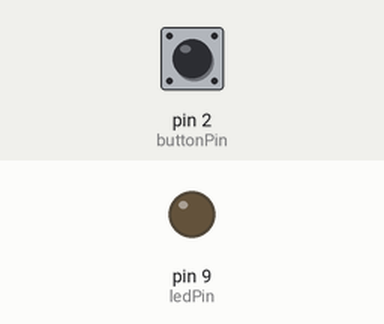
Recording of a sketch running on a simulated Arduino Uno, built with avr-gcc and run on an emulated ATmega328P. On the bench: output pins drawn as LEDs (lit = HIGH). The inputs (shaded band) are chosen by the test bench; at power-on: pin 2 (buttonPin) LOW.

Above: at 1.2 s.
1.3 s: pin 2 (buttonPin) pulled HIGH for 0.15 s
At 2.2 s:
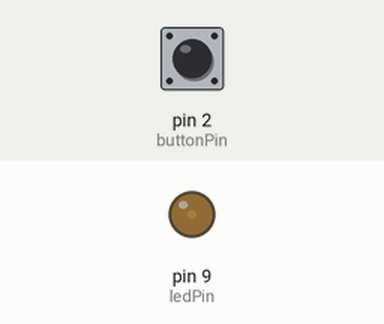
2.9 s: pin 2 (buttonPin) pulled HIGH for 1 s
At 3.4 s:
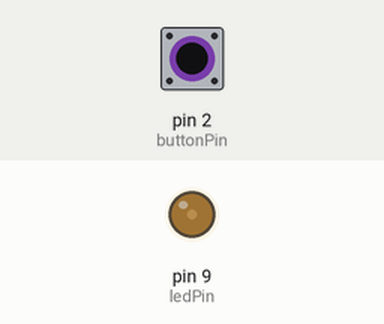
5.4 s: pin 2 (buttonPin) pulled HIGH for 0.15 s
At 6.5 s:
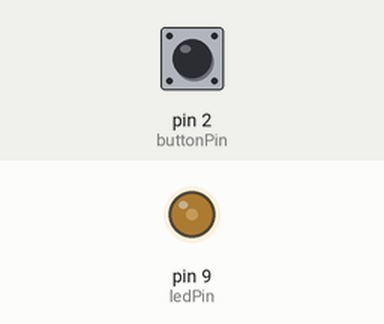
7.0 s: pin 2 (buttonPin) pulsed HIGH 5 times (0.12 s each, 0.3 s apart)
At 9.0 s:
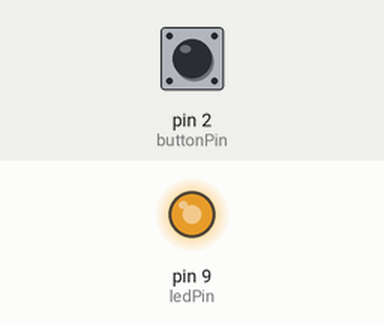
Timing chart, 0 to 10.5 s (numbered marks = the images above; inputs shaded):
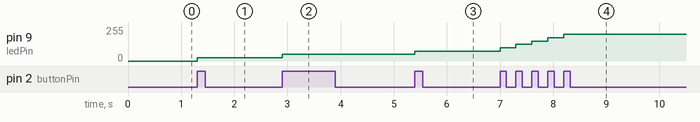

Measured:
- after the input at 1.3 s, pin 9 (ledPin): 0/255 → 25/255 at once
- after the input at 2.9 s, pin 9 (ledPin): 25/255 → 50/255 at once
- after the input at 5.4 s, pin 9 (ledPin): 50/255 → 75/255 at once
- after the input at 7.0 s, pin 9 (ledPin): moves from 75/255 to 200/255 over 1.2 s, starting at once

The sketch:

led_brightness_using_switch.ino
```cpp
// This Code is designed by Prince Kushwaha

// Define the pin numbers for the push button and the LED
const int buttonPin = 2; // Assuming the push button is connected to digital pin 2
const int ledPin = 9;    // Assuming the LED is connected to PWM pin 9

// Define variables to hold the state of the button and the brightness of the LED
int buttonState = 0;
int brightness = 0;      // Initial brightness level

void setup() {
  // Set the button pin as input
  pinMode(buttonPin, INPUT);
  // Set the LED pin as output
  pinMode(ledPin, OUTPUT);
}

void loop() {
  // Read the state of the button
  buttonState = digitalRead(buttonPin);

  // Check if the button is pressed
  if (buttonState == HIGH) {
    // Increase brightness level
    brightness += 25;

    // Ensure brightness stays within valid range (0 to 255)
    if (brightness > 255) {
      brightness = 0; // Reset brightness to zero
    }

    // Update LED brightness
    analogWrite(ledPin, brightness);

    // Wait for button release
    while (digitalRead(buttonPin) == HIGH) {
      delay(10); // Short delay to debounce the button
    }
  }
}
```
